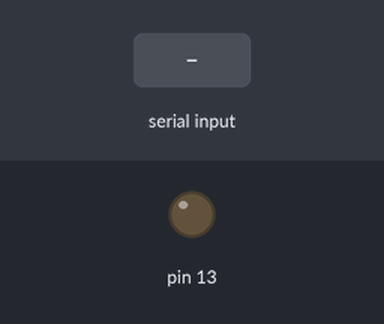
Bench run of a sketch on a simulated Arduino Uno, built with avr-gcc and run on an emulated ATmega328P. Shown: output pins drawn as LEDs (lit = HIGH). Inputs (shaded band) come from the test bench.

Above: at 1.2 s.
1.3 s: "ON" received over the second serial link
At 3.5 s:
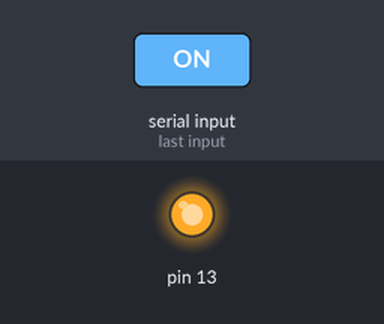
3.8 s: "OFF" received over the second serial link
At 5.7 s:
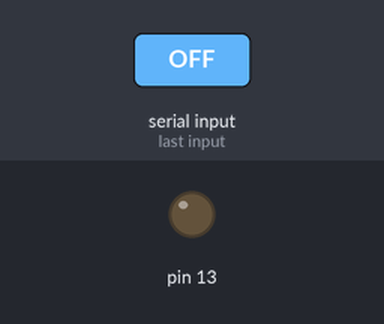
Timing chart, 0 to 7.2 s (numbered marks = the images above; inputs shaded):
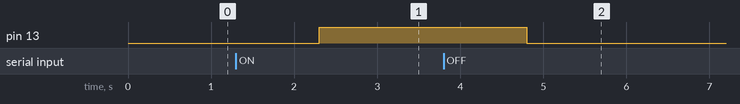

Measured:
- after the input at 1.3 s, pin 13: LOW → HIGH after 1.0 s
- after the input at 3.8 s, pin 13: HIGH → LOW after 1.0 s

The sketch:

basic_home_automation.ino
```cpp
#include <SoftwareSerial.h>
SoftwareSerial mySerial(7, 8);

void setup()
{
  mySerial.begin(9600);   // Setting the baud rate of GSM Module
  Serial.begin(9600);    // Setting the baud rate of Serial Monitor (Arduino)
  pinMode(13, OUTPUT);
  digitalWrite(13, LOW);
}

void loop()
{
  if (mySerial.available()>0)
    Serial.write(mySerial.read());

  if (Serial.available()>0)
    mySerial.write(Serial.read());

  if(mySerial.available()>0){
    String message = mySerial.readString();
    if(message.indexOf("ON")>=0){
      digitalWrite(13, HIGH);
      mySerial.println("LED is ON");
    }
    else if(message.indexOf("OFF")>=0){
      digitalWrite(13, LOW);
      mySerial.println("LED is OFF");
    }
  }
}
```
